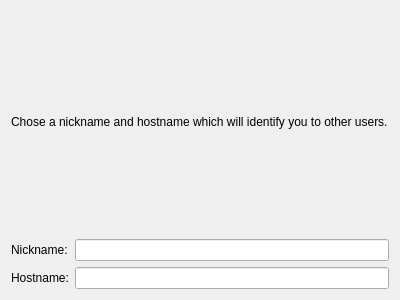
<?xml version="1.0" encoding="UTF-8"?>
<ui version="4.0">
 <class>ProfileSetupWidget</class>
 <widget class="QWidget" name="ProfileSetupWidget">
  <property name="geometry">
   <rect>
    <x>0</x>
    <y>0</y>
    <width>400</width>
    <height>300</height>
   </rect>
  </property>
  <property name="windowTitle">
   <string>Form</string>
  </property>
  <layout class="QVBoxLayout" name="verticalLayout">
   <item>
    <widget class="QLabel" name="label_3">
     <property name="text">
      <string>Chose a nickname and hostname which will identify you to other users.</string>
     </property>
     <property name="wordWrap">
      <bool>true</bool>
     </property>
    </widget>
   </item>
   <item>
    <layout class="QGridLayout" name="gridLayout">
     <item row="0" column="0">
      <widget class="QLabel" name="label">
       <property name="text">
        <string>Nickname:</string>
       </property>
      </widget>
     </item>
     <item row="0" column="1">
      <widget class="QLineEdit" name="nicknameEdit"/>
     </item>
     <item row="1" column="0">
      <widget class="QLabel" name="label_2">
       <property name="text">
        <string>Hostname:</string>
       </property>
      </widget>
     </item>
     <item row="1" column="1">
      <widget class="QLineEdit" name="hostnameEdit"/>
     </item>
    </layout>
   </item>
  </layout>
 </widget>
 <resources/>
 <connections/>
</ui>
